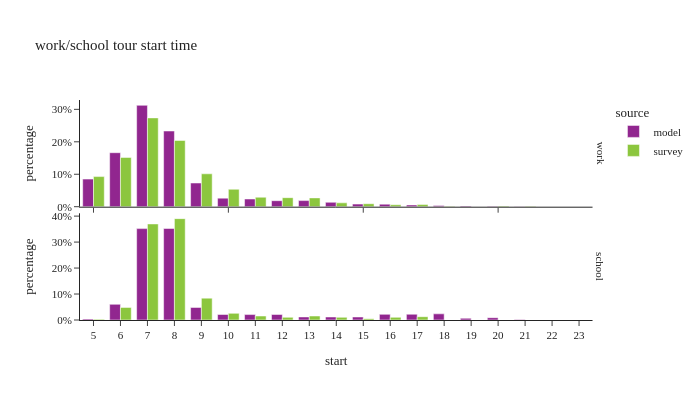

Write notebook code for a chart like this one.
### Code cell
df_plot = ws_tour_data.groupby(['source','tour_type','start'],observed=True)[['tour_weight']].sum().reset_index()

df_plot['percentage'] = df_plot.groupby(['tour_type','source'], group_keys=False)['tour_weight']. \
    apply(lambda x: x / float(x.sum()))



fig = px.bar(df_plot, x="start", y="percentage", color="source",barmode="group",
             facet_row='tour_type',
             title="work/school tour start time")

fig.for_each_annotation(lambda a: a.update(text = a.text.split("=")[-1]))

fig.update_layout(height=400, width=700, yaxis1=dict(tickformat=".0%"), yaxis2=dict(tickformat=".0%", matches=None), xaxis=dict(dtick="1"))

fig.show()

### Figure 1 — Plotly figure (JSON) as saved in the notebook; plotly's stock layout.template omitted (floating-point values rounded to 4 significant figures)
{"data": [{"alignmentgroup": "True", "hovertemplate": "source=model<br>tour_type=work<br>start=%{x}<br>percentage=%{y}<extra></extra>", "legendgroup": "model", "marker": {"color": "#91268F", "pattern": {"shape": ""}}, "name": "model", "offsetgroup": "model", "orientation": "v", "showlegend": true, "textposition": "auto", "type": "bar", "x": [5.0, 6.0, 7.0, 8.0, 9.0, 10.0, 11.0, 12.0, 13.0, 14.0, 15.0, 16.0, 17.0, 18.0, 19.0, 20.0, 21.0, 22.0, 23.0], "xaxis": "x2", "y": [0.08501, 0.1664, 0.3124, 0.2332, 0.07297, 0.02637, 0.0237, 0.01849, 0.01886, 0.01355, 0.008021, 0.007812, 0.00531, 0.003651, 0.002438, 0.001409, 0.0003826, 4.801e-05, 3.751e-05], "yaxis": "y2"}, {"alignmentgroup": "True", "hovertemplate": "source=model<br>tour_type=school<br>start=%{x}<br>percentage=%{y}<extra></extra>", "legendgroup": "model", "marker": {"color": "#91268F", "pattern": {"shape": ""}}, "name": "model", "offsetgroup": "model", "orientation": "v", "showlegend": false, "textposition": "auto", "type": "bar", "x": [5.0, 6.0, 7.0, 8.0, 9.0, 10.0, 11.0, 12.0, 13.0, 14.0, 15.0, 16.0, 17.0, 18.0, 19.0, 20.0, 21.0, 22.0, 23.0], "xaxis": "x", "y": [0.003414, 0.06029, 0.3519, 0.3523, 0.04837, 0.02123, 0.02092, 0.02129, 0.01177, 0.01159, 0.01159, 0.02173, 0.02213, 0.02367, 0.00666, 0.008945, 0.001891, 8.06e-05, 0.0002171], "yaxis": "y"}, {"alignmentgroup": "True", "hovertemplate": "source=survey<br>tour_type=work<br>start=%{x}<br>percentage=%{y}<extra></extra>", "legendgroup": "survey", "marker": {"color": "#8CC63E", "pattern": {"shape": ""}}, "name": "survey", "offsetgroup": "survey", "orientation": "v", "showlegend": true, "textposition": "auto", "type": "bar", "x": [5.0, 6.0, 7.0, 8.0, 9.0, 10.0, 11.0, 12.0, 13.0, 14.0, 15.0, 16.0, 17.0, 18.0, 20.0, 21.0], "xaxis": "x2", "y": [0.09278, 0.1518, 0.2737, 0.2041, 0.1014, 0.05368, 0.02916, 0.02783, 0.02717, 0.01193, 0.009278, 0.005964, 0.006627, 0.001325, 0.001988, 0.001325], "yaxis": "y2"}, {"alignmentgroup": "True", "hovertemplate": "source=survey<br>tour_type=school<br>start=%{x}<br>percentage=%{y}<extra></extra>", "legendgroup": "survey", "marker": {"color": "#8CC63E", "pattern": {"shape": ""}}, "name": "survey", "offsetgroup": "survey", "orientation": "v", "showlegend": false, "textposition": "auto", "type": "bar", "x": [5.0, 6.0, 7.0, 8.0, 9.0, 10.0, 11.0, 12.0, 13.0, 14.0, 15.0, 16.0, 17.0], "xaxis": "x", "y": [0.002551, 0.04847, 0.3699, 0.3903, 0.08418, 0.02551, 0.01531, 0.0102, 0.01531, 0.0102, 0.005102, 0.0102, 0.01276], "yaxis": "y"}], "layout": {"annotations": [{"font": {}, "showarrow": false, "text": "school", "textangle": 90, "x": 0.98, "xanchor": "left", "xref": "paper", "y": 0.2425, "yanchor": "middle", "yref": "paper"}, {"font": {}, "showarrow": false, "text": "work", "textangle": 90, "x": 0.98, "xanchor": "left", "xref": "paper", "y": 0.7575, "yanchor": "middle", "yref": "paper"}], "barmode": "group", "height": 400, "legend": {"title": {"text": "source"}, "tracegroupgap": 0}, "title": {"text": "work/school tour start time"}, "width": 700, "xaxis": {"anchor": "y", "domain": [0.0, 0.98], "dtick": "1", "title": {"text": "start"}}, "xaxis2": {"anchor": "y2", "domain": [0.0, 0.98], "matches": "x", "showticklabels": false}, "yaxis": {"anchor": "x", "domain": [0.0, 0.485], "tickformat": ".0%", "title": {"text": "percentage"}}, "yaxis2": {"anchor": "x2", "domain": [0.515, 1.0], "tickformat": ".0%", "title": {"text": "percentage"}}}}
